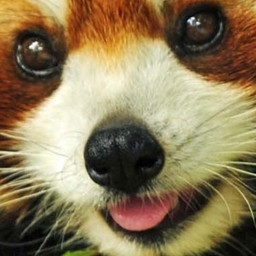

Below is a game level as drawn by its tile map, then a one-line description and the .tmx that defines it (tile-layer data replaced by summaries):
An orthogonal 16x16 tile map with 16x16 px tiles, 1 tile layer (Tile Layer 1).

<map version="1.0" orientation="orthogonal" width="16" height="16" tilewidth="16" tileheight="16">
 <tileset firstgid="1" name="wallpaper" tilewidth="16" tileheight="16">
  <image source="wallpaper.jpg" width="1920" height="1200" />
 </tileset>
 <layer name="Tile Layer 1" width="16" height="16">
  <data>[256 cells, 256 non-empty, 256 distinct tile ids]</data>
 </layer>
</map>
